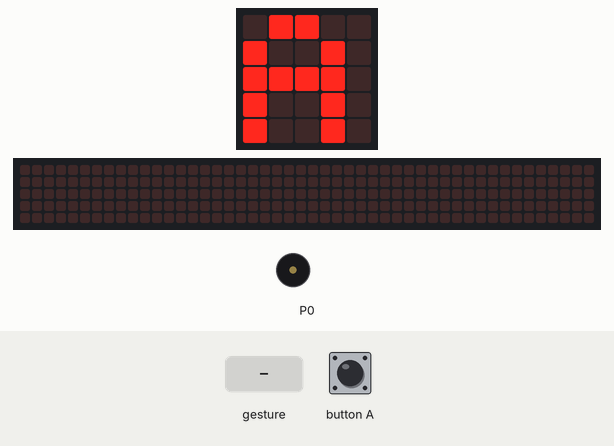
Bench run of a program on a simulated BBC micro:bit (MakeCode). Shown: the board's 5×5 LED display, a strip that is not on the board, showing the scrolling text unrolled, buzzer (waves = sounding). The inputs (shaded band) are chosen by the test bench. A tilt is held for 1.5 s and a shake lasts 1 s, then the board lies face up again; the 48×5 strip is a reading aid, not a part: it shows the text the display is scrolling, unrolled, one strip-width of it at a time.

Above: at 2.5 s.
2.6 s: button A pressed for 0.15 s
At 2.82 s:
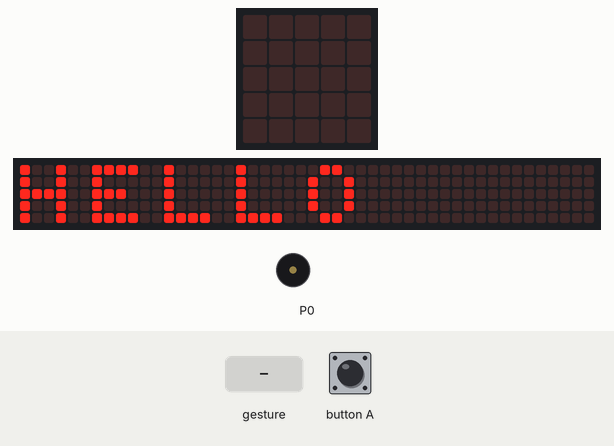
At 3.27 s:
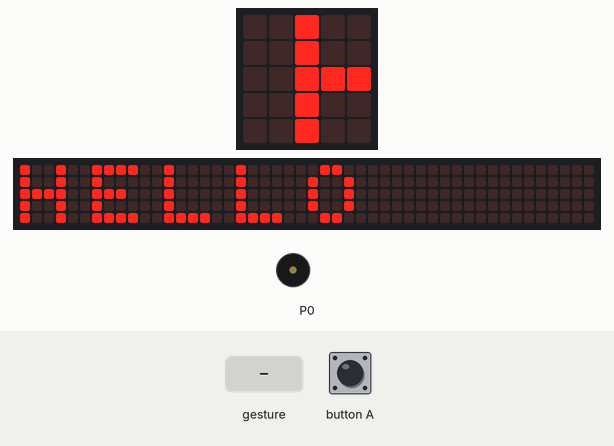
3.3 s: gesture 'shake'
At 4.02 s:
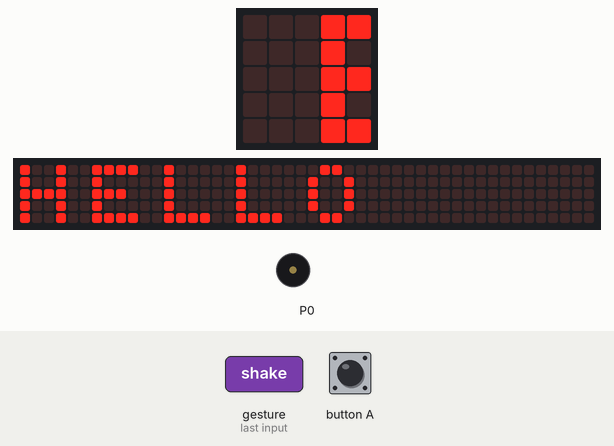
Timing chart, 0 to 43.9 s (numbered marks = the images above; inputs shaded):
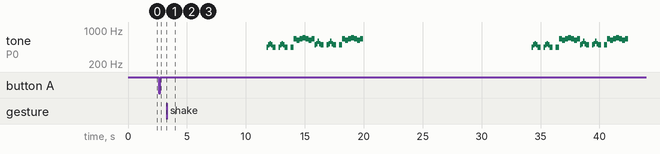

Measured:
- after the input at 2.6 s, the display: changes after 0.15 s (image 1)
- by itself, tone on P0: plays 440 Hz for 0.13 s, 494 Hz for 0.13 s, 523 Hz for 0.13 s, 494 Hz for 0.13 s, 440 Hz for 0.25 s, 440 Hz for 0.13 s … (72 notes in this stretch)

The program:

main.ts
```typescript
function spiele (anz: number) {
    for (let Index = 0; Index <= anz; Index++) {
        anzeige()
    }
    basic.showString("A")
}
input.onButtonPressed(Button.A, function () {
    spiele(10)
})
input.onGesture(Gesture.Shake, function () {
    spiele(1)
})
function anzeige () {
    basic.clearScreen()
    basic.showString("HELLO")
    for (let index = 0; index < 3; index++) {
        basic.showIcon(IconNames.SmallHeart)
        basic.showIcon(IconNames.Heart)
    }
    basic.clearScreen()
    music.startMelody(music.builtInMelody(Melodies.Chase), MelodyOptions.OnceInBackground)
    basic.showString("AUSTRO-TEC")
    for (let index = 0; index < 3; index++) {
        basic.showIcon(IconNames.SmallHeart)
        basic.showIcon(IconNames.Heart)
    }
    basic.pause(1000)
}
basic.showIcon(IconNames.Heart)
basic.showString("A")
```

test.ts
```typescript
// Hier kann man Tests durchführen; diese Datei wird nicht kompiliert, wenn dieses Paket als Erweiterung verwendet wird.
```
